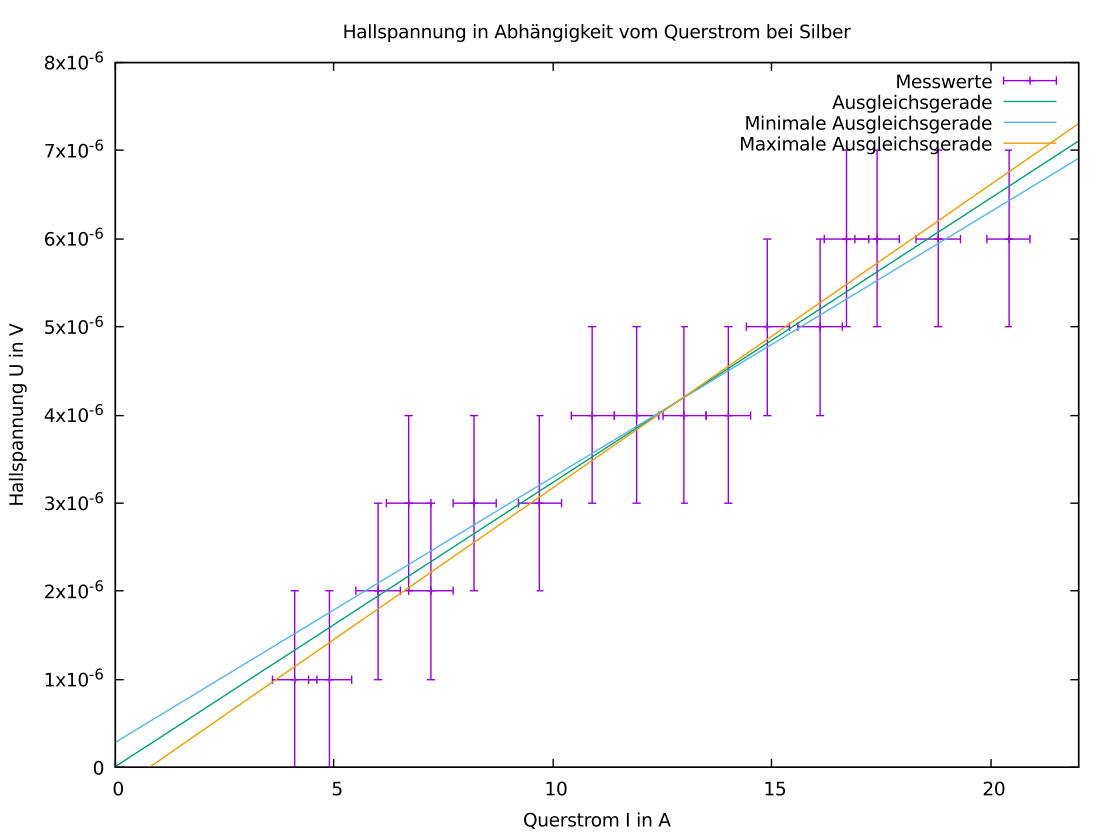

Here is the gnuplot script that generated this plot:
set datafile separator ","
set title 'Hallspannung in Abhängigkeit vom Querstrom bei Silber'
set xlabel 'Querstrom I in A'
set ylabel 'Hallspannung U in V'
set fit errorvariables
u(x)=a+b*x
a=0.0000001
b=0.0001
fit u(x) 'silber.dat' using 1:($2*1e-06):(0.5):(1e-06) xyerrors via a, b
umax(x) = (a - a_err) + x * (b + b_err)
umin(x) = (a + a_err) + x * (b - b_err)
set xrange [0:22]
set yrange [0:8e-06]
set terminal wxt size 800,600
plot 'silber.dat' using 1:($2*1e-06):(0.5):(1e-06) with xyerrorbars title 'Messwerte', u(x) title 'Ausgleichsgerade', umin(x) title 'Minimale Ausgleichsgerade', umax(x) title 'Maximale Ausgleichsgerade'
